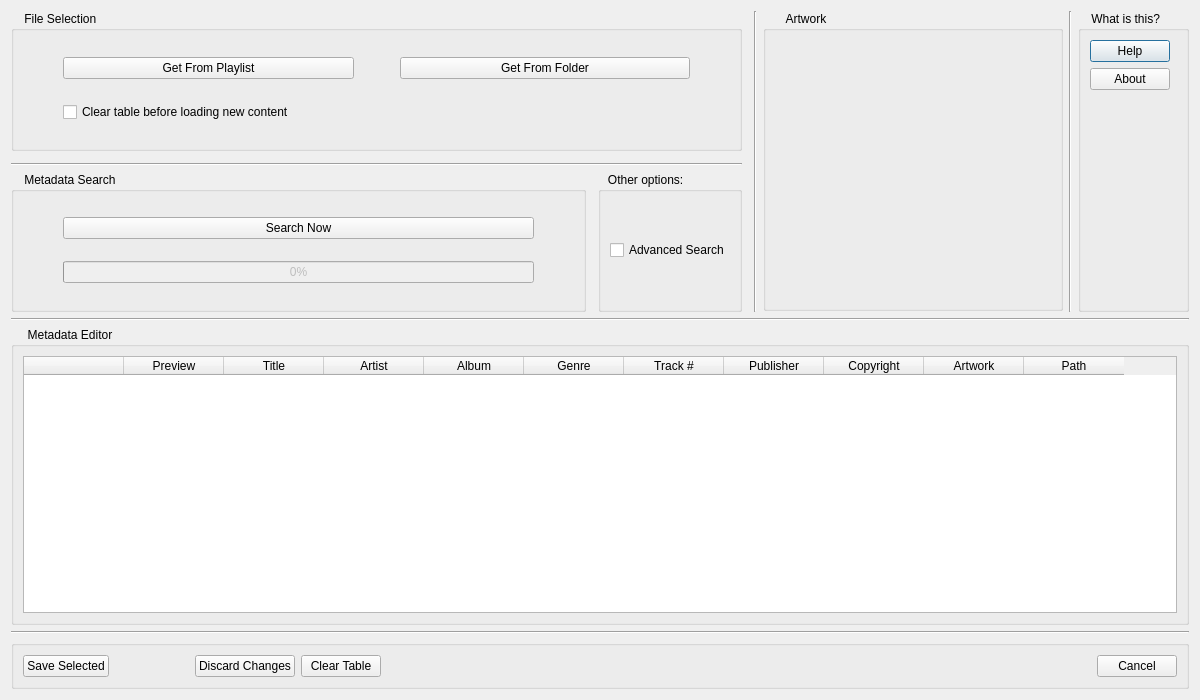
<?xml version="1.0" encoding="UTF-8"?>
<ui version="4.0">
 <class>ExtMetaManagerWidget</class>
 <widget class="QDialog" name="ExtMetaManagerWidget">
  <property name="geometry">
   <rect>
    <x>0</x>
    <y>0</y>
    <width>1200</width>
    <height>700</height>
   </rect>
  </property>
  <property name="minimumSize">
   <size>
    <width>1200</width>
    <height>700</height>
   </size>
  </property>
  <property name="windowTitle">
   <string>Dialog</string>
  </property>
  <layout class="QGridLayout" name="gridLayout">
   <item row="5" column="1" colspan="8">
    <widget class="QGroupBox" name="GroupBox_MetadataEditor">
     <property name="title">
      <string>     Metadata Editor</string>
     </property>
     <layout class="QHBoxLayout" name="horizontalLayout_2">
      <item>
       <widget class="QTableWidget" name="tableWidget_metadata">
        <column>
         <property name="text">
          <string notr="true"/>
         </property>
        </column>
        <column>
         <property name="text">
          <string>Preview</string>
         </property>
        </column>
        <column>
         <property name="text">
          <string>Title</string>
         </property>
        </column>
        <column>
         <property name="text">
          <string>Artist</string>
         </property>
        </column>
        <column>
         <property name="text">
          <string>Album</string>
         </property>
        </column>
        <column>
         <property name="text">
          <string>Genre</string>
         </property>
        </column>
        <column>
         <property name="text">
          <string>Track #</string>
         </property>
        </column>
        <column>
         <property name="text">
          <string>Publisher</string>
         </property>
        </column>
        <column>
         <property name="text">
          <string>Copyright</string>
         </property>
        </column>
        <column>
         <property name="text">
          <string>Artwork</string>
         </property>
        </column>
        <column>
         <property name="text">
          <string>Path</string>
         </property>
        </column>
       </widget>
      </item>
     </layout>
    </widget>
   </item>
   <item row="4" column="1" colspan="8">
    <widget class="Line" name="line">
     <property name="orientation">
      <enum>Qt::Horizontal</enum>
     </property>
    </widget>
   </item>
   <item row="0" column="8" rowspan="4">
    <widget class="QGroupBox" name="GroupBox_WhatIsThis">
     <property name="sizePolicy">
      <sizepolicy hsizetype="Fixed" vsizetype="Minimum">
       <horstretch>0</horstretch>
       <verstretch>0</verstretch>
      </sizepolicy>
     </property>
     <property name="title">
      <string>    What is this?</string>
     </property>
     <layout class="QVBoxLayout" name="verticalLayout_2">
      <item>
       <widget class="QPushButton" name="pushButton_help">
        <property name="sizePolicy">
         <sizepolicy hsizetype="Fixed" vsizetype="Fixed">
          <horstretch>0</horstretch>
          <verstretch>0</verstretch>
         </sizepolicy>
        </property>
        <property name="text">
         <string>Help</string>
        </property>
       </widget>
      </item>
      <item>
       <widget class="QPushButton" name="pushButton_about">
        <property name="sizePolicy">
         <sizepolicy hsizetype="Fixed" vsizetype="Fixed">
          <horstretch>0</horstretch>
          <verstretch>0</verstretch>
         </sizepolicy>
        </property>
        <property name="text">
         <string>About</string>
        </property>
       </widget>
      </item>
      <item>
       <spacer name="verticalSpacer">
        <property name="orientation">
         <enum>Qt::Vertical</enum>
        </property>
        <property name="sizeHint" stdset="0">
         <size>
          <width>20</width>
          <height>40</height>
         </size>
        </property>
       </spacer>
      </item>
     </layout>
    </widget>
   </item>
   <item row="0" column="7" rowspan="4">
    <widget class="Line" name="line_5">
     <property name="orientation">
      <enum>Qt::Vertical</enum>
     </property>
    </widget>
   </item>
   <item row="0" column="6" rowspan="4">
    <widget class="QGroupBox" name="GroupBox_Artwork">
     <property name="sizePolicy">
      <sizepolicy hsizetype="Fixed" vsizetype="Fixed">
       <horstretch>0</horstretch>
       <verstretch>0</verstretch>
      </sizepolicy>
     </property>
     <property name="minimumSize">
      <size>
       <width>300</width>
       <height>300</height>
      </size>
     </property>
     <property name="title">
      <string>       Artwork</string>
     </property>
     <layout class="QHBoxLayout" name="horizontalLayout_4">
      <item>
       <layout class="QGridLayout" name="gridLayout_artwork"/>
      </item>
     </layout>
    </widget>
   </item>
   <item row="3" column="1">
    <widget class="QGroupBox" name="GroupBox_OnlineSearch">
     <property name="minimumSize">
      <size>
       <width>0</width>
       <height>140</height>
      </size>
     </property>
     <property name="maximumSize">
      <size>
       <width>16777215</width>
       <height>140</height>
      </size>
     </property>
     <property name="title">
      <string>    Metadata Search</string>
     </property>
     <layout class="QGridLayout" name="gridLayout_2">
      <item row="0" column="1">
       <widget class="QPushButton" name="pushButton_searchNow">
        <property name="sizePolicy">
         <sizepolicy hsizetype="Preferred" vsizetype="Fixed">
          <horstretch>20</horstretch>
          <verstretch>0</verstretch>
         </sizepolicy>
        </property>
        <property name="text">
         <string>Search Now</string>
        </property>
       </widget>
      </item>
      <item row="1" column="1">
       <widget class="QProgressBar" name="progressBar_search">
        <property name="enabled">
         <bool>false</bool>
        </property>
        <property name="sizePolicy">
         <sizepolicy hsizetype="Preferred" vsizetype="Fixed">
          <horstretch>20</horstretch>
          <verstretch>0</verstretch>
         </sizepolicy>
        </property>
        <property name="value">
         <number>0</number>
        </property>
       </widget>
      </item>
      <item row="0" column="0">
       <spacer name="horizontalSpacer_6">
        <property name="orientation">
         <enum>Qt::Horizontal</enum>
        </property>
        <property name="sizeHint" stdset="0">
         <size>
          <width>40</width>
          <height>20</height>
         </size>
        </property>
       </spacer>
      </item>
      <item row="1" column="2">
       <spacer name="horizontalSpacer_7">
        <property name="orientation">
         <enum>Qt::Horizontal</enum>
        </property>
        <property name="sizeHint" stdset="0">
         <size>
          <width>40</width>
          <height>20</height>
         </size>
        </property>
       </spacer>
      </item>
     </layout>
    </widget>
   </item>
   <item row="7" column="1" colspan="8">
    <widget class="QGroupBox" name="GroupBox_SetButtons">
     <property name="title">
      <string/>
     </property>
     <layout class="QHBoxLayout" name="horizontalLayout_5">
      <item>
       <widget class="QPushButton" name="pushButton_saveAll">
        <property name="text">
         <string>Save Selected</string>
        </property>
       </widget>
      </item>
      <item>
       <spacer name="horizontalSpacer_2">
        <property name="orientation">
         <enum>Qt::Horizontal</enum>
        </property>
        <property name="sizeType">
         <enum>QSizePolicy::Preferred</enum>
        </property>
        <property name="sizeHint" stdset="0">
         <size>
          <width>80</width>
          <height>20</height>
         </size>
        </property>
       </spacer>
      </item>
      <item>
       <widget class="QPushButton" name="pushButton_restoreAll">
        <property name="text">
         <string>Discard Changes</string>
        </property>
       </widget>
      </item>
      <item>
       <widget class="QPushButton" name="pushButton_clearTable">
        <property name="text">
         <string>Clear Table</string>
        </property>
       </widget>
      </item>
      <item>
       <spacer name="horizontalSpacer">
        <property name="orientation">
         <enum>Qt::Horizontal</enum>
        </property>
        <property name="sizeHint" stdset="0">
         <size>
          <width>40</width>
          <height>20</height>
         </size>
        </property>
       </spacer>
      </item>
      <item>
       <widget class="QPushButton" name="pushButton_cancel">
        <property name="text">
         <string>Cancel</string>
        </property>
       </widget>
      </item>
     </layout>
    </widget>
   </item>
   <item row="6" column="1" colspan="8">
    <widget class="Line" name="line_4">
     <property name="sizePolicy">
      <sizepolicy hsizetype="Preferred" vsizetype="Fixed">
       <horstretch>0</horstretch>
       <verstretch>0</verstretch>
      </sizepolicy>
     </property>
     <property name="orientation">
      <enum>Qt::Horizontal</enum>
     </property>
    </widget>
   </item>
   <item row="0" column="5" rowspan="4">
    <widget class="Line" name="line_3">
     <property name="orientation">
      <enum>Qt::Vertical</enum>
     </property>
    </widget>
   </item>
   <item row="3" column="3">
    <widget class="QGroupBox" name="GroupBox_SearchMethods">
     <property name="sizePolicy">
      <sizepolicy hsizetype="Minimum" vsizetype="Minimum">
       <horstretch>0</horstretch>
       <verstretch>0</verstretch>
      </sizepolicy>
     </property>
     <property name="title">
      <string>   Other options:</string>
     </property>
     <layout class="QVBoxLayout" name="verticalLayout">
      <item>
       <widget class="QCheckBox" name="checkBox_disableFastSearch">
        <property name="acceptDrops">
         <bool>false</bool>
        </property>
        <property name="text">
         <string>Advanced Search</string>
        </property>
        <property name="checked">
         <bool>false</bool>
        </property>
       </widget>
      </item>
     </layout>
    </widget>
   </item>
   <item row="2" column="1" colspan="3">
    <widget class="Line" name="line_2">
     <property name="orientation">
      <enum>Qt::Horizontal</enum>
     </property>
    </widget>
   </item>
   <item row="0" column="1" colspan="3">
    <widget class="QGroupBox" name="GroupBox_FileSelection">
     <property name="minimumSize">
      <size>
       <width>0</width>
       <height>140</height>
      </size>
     </property>
     <property name="maximumSize">
      <size>
       <width>16777215</width>
       <height>140</height>
      </size>
     </property>
     <property name="title">
      <string>    File Selection</string>
     </property>
     <layout class="QGridLayout" name="gridLayout_6">
      <item row="0" column="2">
       <spacer name="horizontalSpacer_4">
        <property name="orientation">
         <enum>Qt::Horizontal</enum>
        </property>
        <property name="sizeHint" stdset="0">
         <size>
          <width>40</width>
          <height>20</height>
         </size>
        </property>
       </spacer>
      </item>
      <item row="0" column="0">
       <spacer name="horizontalSpacer_3">
        <property name="orientation">
         <enum>Qt::Horizontal</enum>
        </property>
        <property name="sizeHint" stdset="0">
         <size>
          <width>40</width>
          <height>20</height>
         </size>
        </property>
       </spacer>
      </item>
      <item row="0" column="1">
       <widget class="QPushButton" name="pushButton_getFromPlaylist">
        <property name="sizePolicy">
         <sizepolicy hsizetype="Preferred" vsizetype="Fixed">
          <horstretch>20</horstretch>
          <verstretch>20</verstretch>
         </sizepolicy>
        </property>
        <property name="text">
         <string>Get From Playlist</string>
        </property>
       </widget>
      </item>
      <item row="0" column="4">
       <spacer name="horizontalSpacer_5">
        <property name="orientation">
         <enum>Qt::Horizontal</enum>
        </property>
        <property name="sizeHint" stdset="0">
         <size>
          <width>40</width>
          <height>20</height>
         </size>
        </property>
       </spacer>
      </item>
      <item row="0" column="3">
       <widget class="QPushButton" name="pushButton_getFromFolder">
        <property name="sizePolicy">
         <sizepolicy hsizetype="Minimum" vsizetype="Fixed">
          <horstretch>20</horstretch>
          <verstretch>0</verstretch>
         </sizepolicy>
        </property>
        <property name="text">
         <string>Get From Folder</string>
        </property>
       </widget>
      </item>
      <item row="1" column="1">
       <widget class="QCheckBox" name="checkBox_cleaTable">
        <property name="text">
         <string>Clear table before loading new content</string>
        </property>
       </widget>
      </item>
     </layout>
    </widget>
   </item>
  </layout>
 </widget>
 <resources/>
 <connections/>
</ui>
